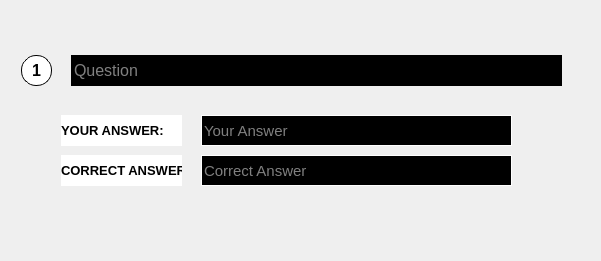
        <widget class="QWidget" name="scrollAreaWidgetContents_4">
         <property name="geometry">
          <rect>
           <x>0</x>
           <y>0</y>
           <width>601</width>
           <height>261</height>
          </rect>
         </property>
         <layout class="QVBoxLayout" name="verticalLayout_6">
          <property name="spacing">
           <number>15</number>
          </property>
          <item>
           <widget class="QFrame" name="question_6">
            <property name="sizePolicy">
             <sizepolicy hsizetype="Preferred" vsizetype="Preferred">
              <horstretch>0</horstretch>
              <verstretch>0</verstretch>
             </sizepolicy>
            </property>
            <property name="minimumSize">
             <size>
              <width>561</width>
              <height>171</height>
             </size>
            </property>
            <property name="maximumSize">
             <size>
              <width>561</width>
              <height>171</height>
             </size>
            </property>
            <property name="styleSheet">
             <string notr="true">border-top-left-radius : 0px;
border-top-right-radius : 0px;</string>
            </property>
            <property name="frameShape">
             <enum>QFrame::StyledPanel</enum>
            </property>
            <property name="frameShadow">
             <enum>QFrame::Raised</enum>
            </property>
            <widget class="QLabel" name="label_6">
             <property name="geometry">
              <rect>
               <x>10</x>
               <y>10</y>
               <width>31</width>
               <height>31</height>
              </rect>
             </property>
             <property name="font">
              <font>
               <pointsize>12</pointsize>
               <weight>75</weight>
               <bold>true</bold>
              </font>
             </property>
             <property name="styleSheet">
              <string notr="true">border: 1px solid black;
background-color: rgb(255, 255, 255);
border-style: outset;
border-radius: 15px;
padding: 4px;</string>
             </property>
             <property name="text">
              <string>1</string>
             </property>
             <property name="alignment">
              <set>Qt::AlignCenter</set>
             </property>
            </widget>
            <widget class="QLineEdit" name="lineEdit_32">
             <property name="geometry">
              <rect>
               <x>60</x>
               <y>10</y>
               <width>491</width>
               <height>31</height>
              </rect>
             </property>
             <property name="font">
              <font>
               <pointsize>12</pointsize>
              </font>
             </property>
             <property name="styleSheet">
              <string notr="true">background-color: rgb(0, 0, 0);
color: rgb(255, 255, 255);
border: 1px solid black;</string>
             </property>
             <property name="text">
              <string/>
             </property>
             <property name="dragEnabled">
              <bool>false</bool>
             </property>
             <property name="readOnly">
              <bool>true</bool>
             </property>
             <property name="placeholderText">
              <string>Question</string>
             </property>
             <property name="clearButtonEnabled">
              <bool>false</bool>
             </property>
            </widget>
            <widget class="QLineEdit" name="lineEdit_37">
             <property name="geometry">
              <rect>
               <x>190</x>
               <y>70</y>
               <width>311</width>
               <height>31</height>
              </rect>
             </property>
             <property name="font">
              <font>
               <pointsize>11</pointsize>
              </font>
             </property>
             <property name="styleSheet">
              <string notr="true">background-color: rgb(0, 0, 0);
color: rgb(255, 255, 255);
border: 1px solid white;</string>
             </property>
             <property name="readOnly">
              <bool>true</bool>
             </property>
             <property name="placeholderText">
              <string>Your Answer</string>
             </property>
            </widget>
            <widget class="QLineEdit" name="lineEdit_38">
             <property name="geometry">
              <rect>
               <x>190</x>
               <y>110</y>
               <width>311</width>
               <height>31</height>
              </rect>
             </property>
             <property name="font">
              <font>
               <pointsize>11</pointsize>
              </font>
             </property>
             <property name="styleSheet">
              <string notr="true">background-color: rgb(0, 0, 0);
color: rgb(255, 255, 255);
border: 1px solid white;</string>
             </property>
             <property name="readOnly">
              <bool>true</bool>
             </property>
             <property name="placeholderText">
              <string>Correct Answer</string>
             </property>
            </widget>
            <widget class="QLabel" name="label_7">
             <property name="geometry">
              <rect>
               <x>50</x>
               <y>70</y>
               <width>121</width>
               <height>31</height>
              </rect>
             </property>
             <property name="font">
              <font>
               <pointsize>10</pointsize>
               <weight>75</weight>
               <bold>true</bold>
              </font>
             </property>
             <property name="styleSheet">
              <string notr="true">background-color: rgb(255, 255, 255);</string>
             </property>
             <property name="text">
              <string>YOUR ANSWER:</string>
             </property>
            </widget>
            <widget class="QLabel" name="label_8">
             <property name="geometry">
              <rect>
               <x>50</x>
               <y>110</y>
               <width>121</width>
               <height>31</height>
              </rect>
             </property>
             <property name="font">
              <font>
               <pointsize>10</pointsize>
               <weight>75</weight>
               <bold>true</bold>
              </font>
             </property>
             <property name="styleSheet">
              <string notr="true">background-color: rgb(255, 255, 255);</string>
             </property>
             <property name="text">
              <string>CORRECT ANSWER:</string>
             </property>
            </widget>
           </widget>
          </item>
         </layout>
        </widget>
